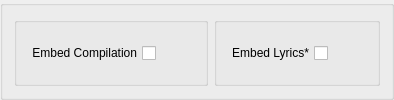
                <widget class="QGroupBox" name="gb2_9">
                 <property name="title">
                  <string/>
                 </property>
                 <property name="flat">
                  <bool>true</bool>
                 </property>
                 <layout class="QHBoxLayout" name="horizontalLayout_85">
                  <item>
                   <widget class="QGroupBox" name="groupBox_82">
                    <property name="title">
                     <string/>
                    </property>
                    <layout class="QHBoxLayout" name="horizontalLayout_154">
                     <item>
                      <widget class="QCheckBox" name="embed_compilation">
                       <property name="layoutDirection">
                        <enum>Qt::RightToLeft</enum>
                       </property>
                       <property name="text">
                        <string>Embed Compilation</string>
                       </property>
                      </widget>
                     </item>
                     <item>
                      <spacer name="horizontalSpacer_91">
                       <property name="orientation">
                        <enum>Qt::Horizontal</enum>
                       </property>
                       <property name="sizeHint" stdset="0">
                        <size>
                         <width>40</width>
                         <height>20</height>
                        </size>
                       </property>
                      </spacer>
                     </item>
                    </layout>
                   </widget>
                  </item>
                  <item>
                   <widget class="QGroupBox" name="groupBox_57">
                    <property name="title">
                     <string/>
                    </property>
                    <layout class="QHBoxLayout" name="horizontalLayout_120">
                     <item>
                      <widget class="QCheckBox" name="embed_lyrics">
                       <property name="toolTip">
                        <string>This feature requires a premium account.</string>
                       </property>
                       <property name="layoutDirection">
                        <enum>Qt::RightToLeft</enum>
                       </property>
                       <property name="text">
                        <string>Embed Lyrics*</string>
                       </property>
                      </widget>
                     </item>
                     <item>
                      <spacer name="horizontalSpacer_64">
                       <property name="orientation">
                        <enum>Qt::Horizontal</enum>
                       </property>
                       <property name="sizeHint" stdset="0">
                        <size>
                         <width>40</width>
                         <height>20</height>
                        </size>
                       </property>
                      </spacer>
                     </item>
                    </layout>
                   </widget>
                  </item>
                 </layout>
                </widget>
